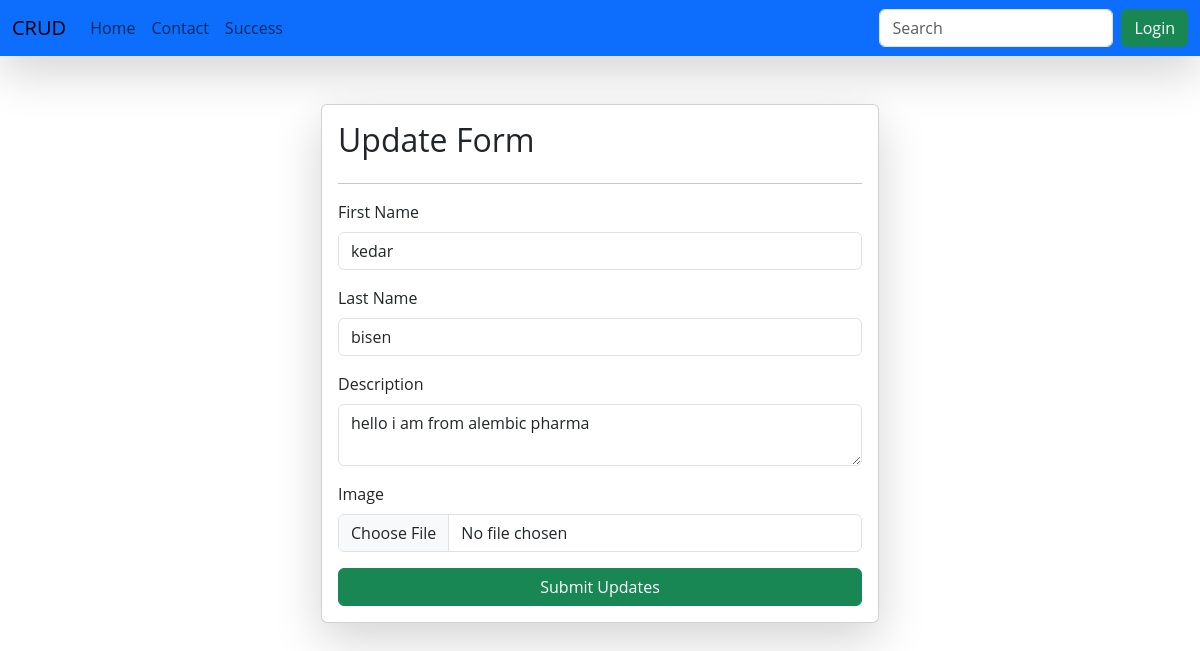
Page /update-resume/23/ on the committed database.
### resume/models.py (models this page shows)
class Resume(models.Model):
    user = models.ForeignKey(User, on_delete= models.SET_NULL, null = True, blank = True)
    f_name = models.CharField(max_length=25)
    l_name = models.CharField(max_length=25)
    desc = models.TextField()
    image = models.ImageField(upload_to='images')

### resume/views.py (the view, shortened to what this page needs)
# urls.py: path('update-resume/<id>/', update_resume, name='update_resume'),
def update_resume(request,id):
    queryset = Resume.objects.get(id = id)
    context = {'resume': queryset}
    return render(request, 'update.html',context)

### resume/templates/update.html (shortened to what this page needs)
{% extends "base.html" %}
{% block start %}
<div class="container mt-5">
    <form class="col-6 mx-auto card shadow-lg p-3" method="post" enctype="multipart/form-data">
        <h2>Update Form </h2>
        <hr>
        <div class="mb-3">
            <label for="exampleInputEmail1" class="form-label"> First Name </label>
            <input type="text" value = "{{resume.f_name}}" class="form-control" name="f_name" required>
        </div>
        <div class="mb-3">
            <label for="exampleInputEmail1" class="form-label"> Last Name </label>
            <input type="text" value = {{resume.l_name}} class="form-control" name="l_name" required>
        </div>
        <div class="mb-3">
            <label for="exampleInputPassword1" class="form-label"> Description </label>
            <textarea type="textarea" class="form-control" name="desc" required>{{resume.desc}}</textarea>
        </div>
        <div class="mb-3">
            <label class="form-label" for="exampleCheck1"> Image </label>
            <input type="file" class="form-control" name="image">
        </div>
        <button type="submit" class="btn btn-primary btn-success">Submit Updates </button>
    </form>
</div>
{% endblock %}

### home/templates/base.html (style rules this page uses)
body { background-image: url('https://images.app.goo.gl/SmgaFHeyUBwciZeP9'); background-size: cover; background-position: center; background-repeat: no-repeat; background-attachment: fixed; }
* { font-family: "Open Sans", sans-serif; font-optical-sizing: auto; font-variation-settings: "wdth" 100; }

### rows in the picture
Resume: f_name "kedar", l_name "bisen", desc "hello i am from alembic pharma"
